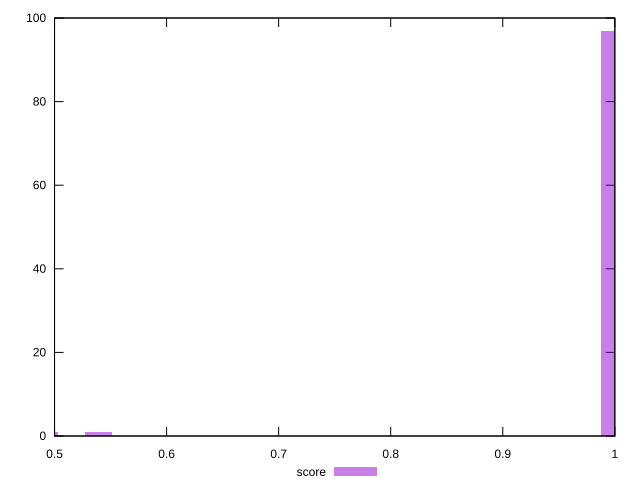

The gnuplot source for this figure:
reset

$score <<EOF
0.9941364748391553 97
0.4970682374195777 1
0.5455626996068536 1
0.5334390840600346 1
EOF

set key outside below
set boxwidth 0.012123615546818968
set xrange [0.5:1]
set yrange [0:100]
set trange [0:100]
set style fill transparent solid 0.5 noborder
set terminal svg size 640, 490 enhanced background rgb 'white'
set output "report_00018_2021-02-10T15-25-16.877Z/first-cpu-idle/samples/pages+cached+noadtech/score/histogram.svg"

plot $score title "score" with boxes

reset
